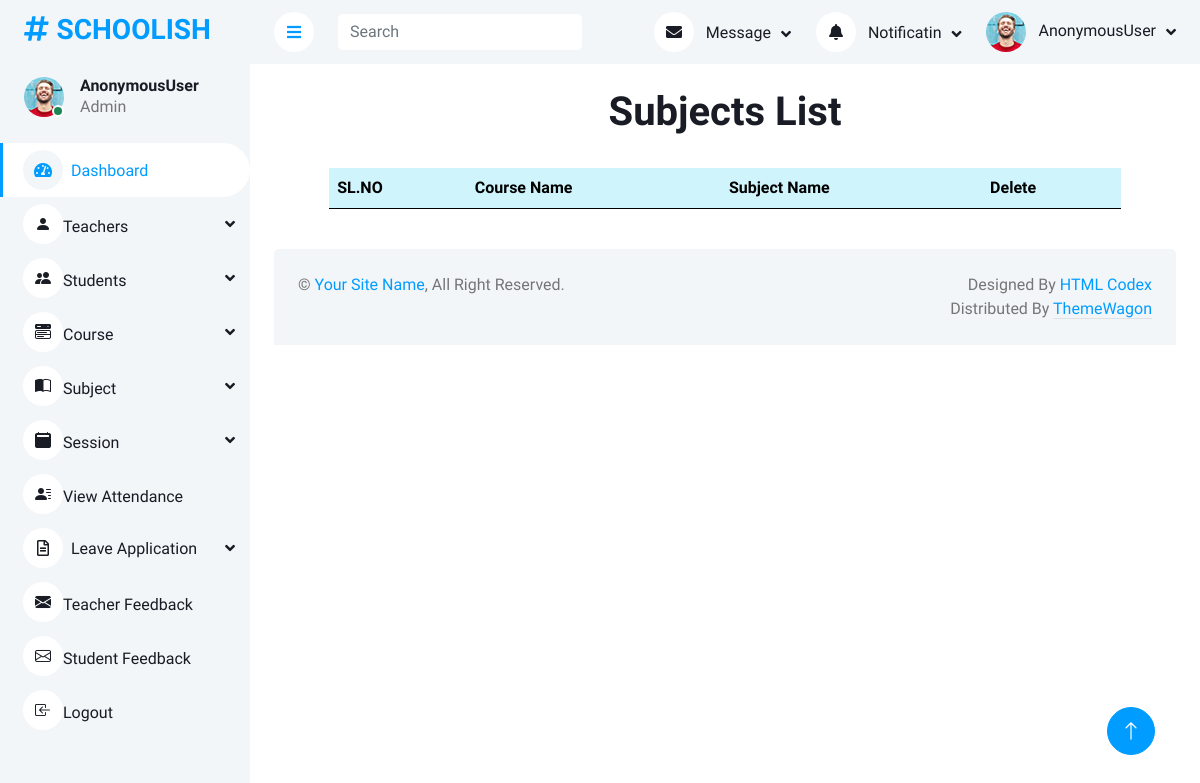
Before: /admindashboard/subject/View with the older database file.
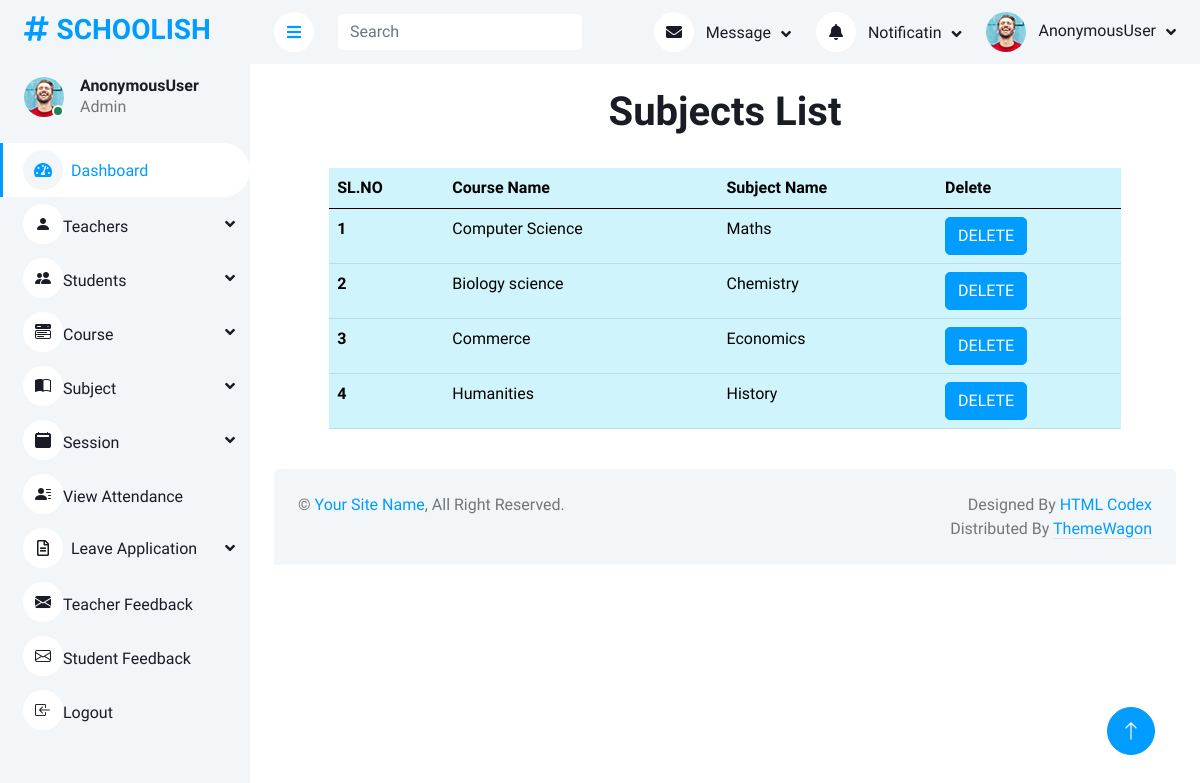
After: the same page with the newer database file.
### home/models.py (models this page shows, shortened)
class Subject(models.Model):
    course_name = models.ForeignKey(Course, models.DO_NOTHING)
    Subject_name = models.CharField(max_length=100)

class Course(models.Model):
    course_name = models.CharField(max_length=100)
    course_desc = models.TextField(max_length=200)
    def __str__(self):
        return self.course_name

### home/adminviews.py (the view)
# urls.py: path('admindashboard/subject/View', adminviews.view_subjects, name='view_subjects'),
def view_subjects(request):
    data = Subject.objects.all()
    return render(request, 'admin1/viewsubjects.html', {'data': data})

### templates/admin1/viewsubjects.html
{% extends 'admin1/Adminbase.html' %}
{% load crispy_forms_tags %}
{% block content %}
<br>
<h1 class="text-center">Subjects List</h1><br>
<div class="col-xl-10 mx-auto">
<table class="table table-info">
  <thead>
    <tr >
      <th scope="col">SL.NO</th>
      <th scope="col">Course Name</th>
      <th scope="col">Subject Name</th>
      <th scope="col">Delete</th>
    </tr>
  </thead>
  <tbody>
    {% for i in data %}
    <tr>
      <th scope="row">{{forloop.counter}}</th>
      <td>{{i.course_name}}</td>
      <td>{{i.Subject_name}}</td>
      <td><a href="{% url 'delete_subject' i.id %}"> <button type="button" class="btn btn-primary">DELETE</button></a></td>
    </tr>
    {% endfor %}
  </tbody>
</table>
</div>
{% endblock %}

Changed rows visible on the page:
added Subject: course_name "Computer Science", Subject_name "Maths"
added Subject: course_name "Biology science", Subject_name "Chemistry"
added Subject: course_name "Commerce", Subject_name "Economics"
added Subject: course_name "Humanities", Subject_name "History"
